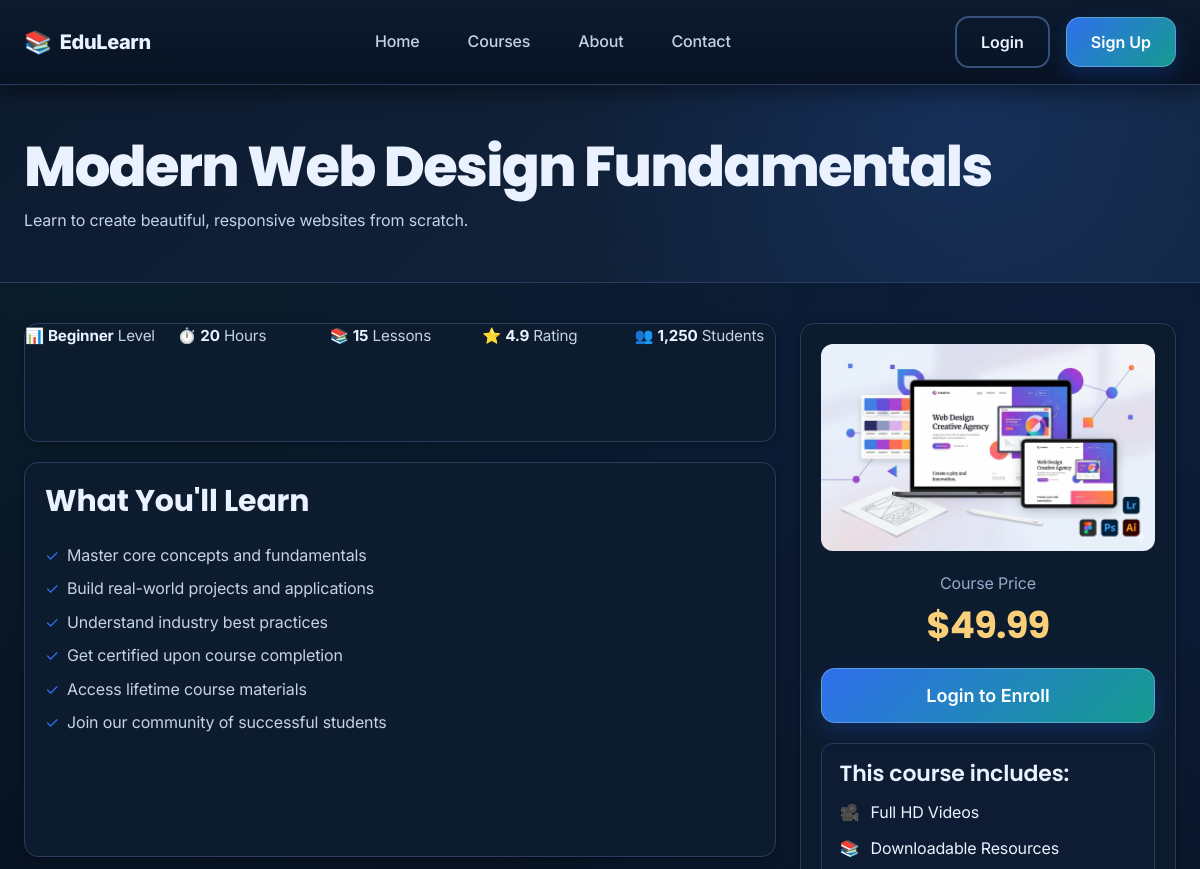
/pages/course-detail.php?id=1 (upper part), run on an earlier commit of the app's database.
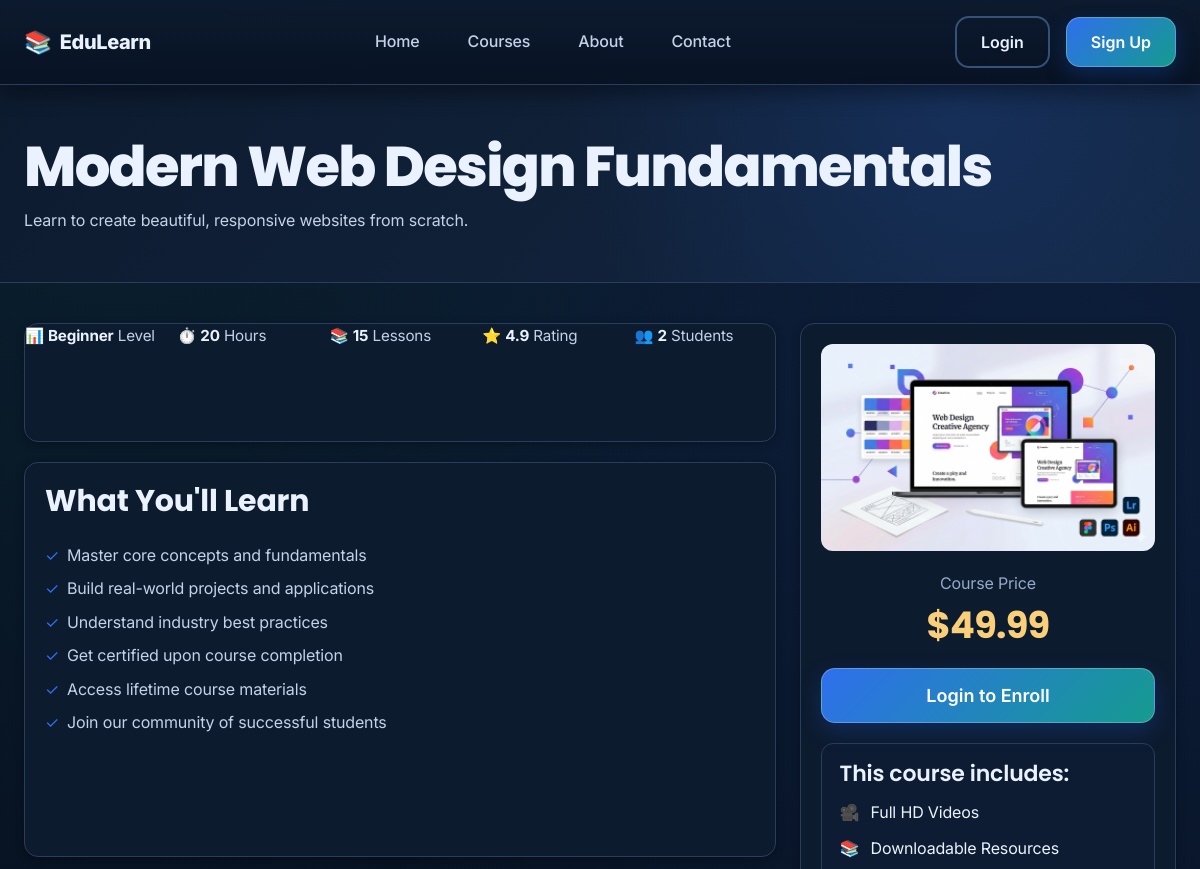
And on a later commit of the database.
### tables this page shows
CREATE TABLE IF NOT EXISTS courses (
    id INT AUTO_INCREMENT PRIMARY KEY,
    title VARCHAR(255) NOT NULL,
    description TEXT NOT NULL,
    category VARCHAR(100) NOT NULL,
    instructor_id INT NOT NULL,
    thumbnail VARCHAR(255),
    level ENUM('beginner', 'intermediate', 'advanced') DEFAULT 'beginner',
    price DECIMAL(10, 2) DEFAULT 49.99,
    rating DECIMAL(3, 1) DEFAULT 4.8,
    students_count INT DEFAULT 0,
    duration_hours INT DEFAULT 20,
    lessons_count INT DEFAULT 15,
    status ENUM('published', 'draft', 'archived') DEFAULT 'published',
    created_at TIMESTAMP DEFAULT CURRENT_TIMESTAMP,
    updated_at TIMESTAMP DEFAULT CURRENT_TIMESTAMP ON UPDATE CURRENT_TIMESTAMP,
    FOREIGN KEY (instructor_id) REFERENCES users(id),
    INDEX (category),
    INDEX (instructor_id),
    INDEX (status)
);

### pages/course-detail.php (the view, shortened to what the changed rows need)
<?php
include '../includes/header.php';
include '../includes/database.php';
function get_course_thumbnail_path_detail($thumbnail, $category) {
    $image_root = dirname(__DIR__) . '/images/';
    $fallback_by_category = array(
        'Web Development' => 'course-web-design.png',
        'Database' => 'course-database.png',
        'JavaScript' => 'course-javascript.png',
        'Programming' => 'course-python.png'
    );
    if (!empty($thumbnail) && file_exists($image_root . $thumbnail)) {
        return '../images/' . $thumbnail;
    }
    $fallback = $fallback_by_category[$category] ?? 'course-web-design.png';
    return '../images/' . $fallback;
}
$course_id = isset($_GET['id']) ? intval($_GET['id']) : 0;
$course_query = "
    SELECT c.*, u.fullname as instructor_name, u.email as instructor_email,
           u.bio as instructor_bio, u.profile_picture as instructor_picture,
           i.title as instructor_title, i.expertise, i.experience_years, i.rating as instructor_rating,
           i.courses_created, i.students_taught
    FROM courses c
    LEFT JOIN users u ON c.instructor_id = u.id
    LEFT JOIN instructors i ON u.id = i.user_id
    WHERE c.id = " . $course_id;
$course_result = mysqli_query($connection, $course_query);
$course = mysqli_fetch_assoc($course_result);
?>
<section class="page-header">
    <div class="container">
        <h1><?php echo htmlspecialchars($course['title']); ?></h1>
        <p><?php echo htmlspecialchars($course['description']); ?></p>
    </div>
</section>
<section class="course-detail">
    <div class="container">
        <div class="course-detail-grid">
            <div class="course-detail-content">
                <div class="course-info-bar">
                    <div class="course-info-item">
                        <span>📊</span>
                        <strong><?php echo $course['level'] ? ucfirst($course['level']) : 'Beginner'; ?></strong> Level
                    </div>
                    <div class="course-info-item">
                        <span>⏱️</span>
                        <strong><?php echo $course['duration_hours'] ?? 20; ?></strong> Hours
                    </div>
                    <div class="course-info-item">
                        <span>📚</span>
                        <strong><?php echo $course['lessons_count'] ?? 15; ?></strong> Lessons
                    </div>
                    <div class="course-info-item">
                        <span>⭐</span>
                        <strong><?php echo $course['rating'] ?? 4.8; ?></strong> Rating
                    </div>
                    <div class="course-info-item">
                        <span>👥</span>
                        <strong><?php echo number_format($course['students_count'] ?? 0); ?></strong> Students
                    </div>
                </div>
            </div>
            <div>
                <div class="course-sidebar">
                    <div class="course-thumbnail">
                        <img class="course-sidebar-thumbnail" src="<?php echo htmlspecialchars(get_course_thumbnail_path_detail($course['thumbnail'] ?? '', $course['category'] ?? '')); ?>" alt="<?php echo htmlspecialchars($course['title']); ?>">
                    </div>
                    <div class="course-price-block">
                        <p class="course-price-label">Course Price</p>
                        <h2 class="course-price-value">$<?php echo number_format($course['price'] ?? 49.99, 2); ?></h2>
                    </div>
                </div>
            </div>
        </div>
    </div>
</section>
<?php
include '../includes/footer.php';
?>

What changed in the data, as far as the page shows it:
changed courses "Modern Web Design Fundamentals": students_count "1,250" → "2"
